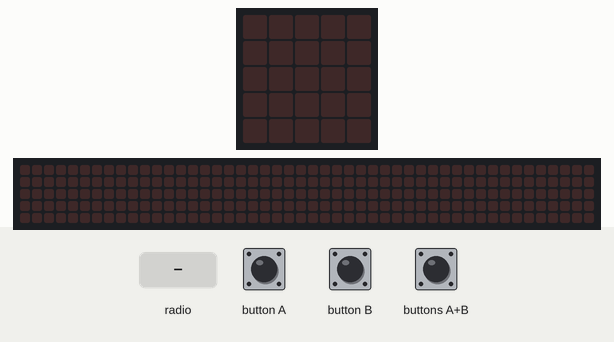
This program was run on a simulated BBC micro:bit (MakeCode). On the bench: the board's 5×5 LED display, a strip that is not on the board, showing the scrolling text unrolled. The test bench sets the inputs (shaded band). No radio messages arrive unless stated (any console line starting 'radio sent:' is added by the test bench); the 48×5 strip is a reading aid, not a part: it shows the text the display is scrolling, unrolled, one strip-width of it at a time; what the program prints to the serial console is not drawn.

Above: at 1.2 s.
1.3 s: radio message "MOZEM?" arrives
At 1.37 s:
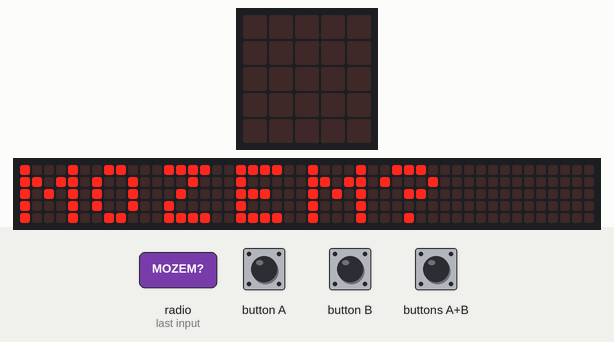
At 1.82 s:
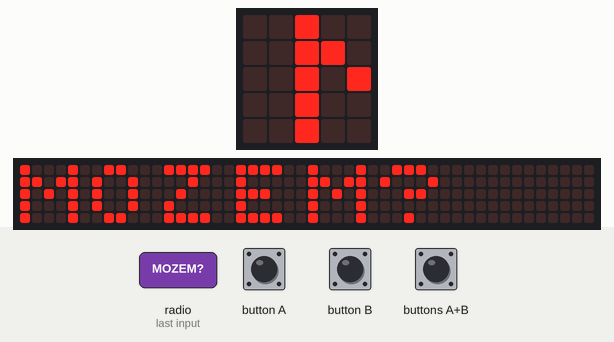
4.3 s: button A pressed for 0.15 s
7.4 s: buttons A+B pressed for 0.15 s
9.1 s: button B pressed for 0.15 s
Timing chart, 0 to 11.7 s (numbered marks = the images above; inputs shaded):
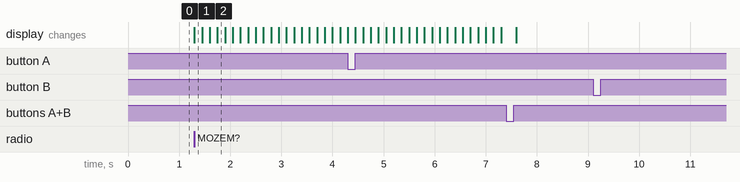

The program:

main.ts
```typescript
input.onButtonPressed(Button.A, function () {
    radio.sendNumber(1)
})
input.onButtonPressed(Button.AB, function () {
    radio.sendString("MOZEM?")
})
radio.onReceivedString(function (receivedString) {
    basic.showString(receivedString)
})
input.onButtonPressed(Button.B, function () {
    radio.sendNumber(2)
})
radio.setGroup(1)
```

test.ts
```typescript
// sem patria testy; keď sa tento balík použije ako rozšírenie, nebudú sa kompilovať.
```

Measured:
- after the input at 1.3 s, the display: changes at once (image 1)
- after the input at 9.1 s, every drawn part: stays the same
